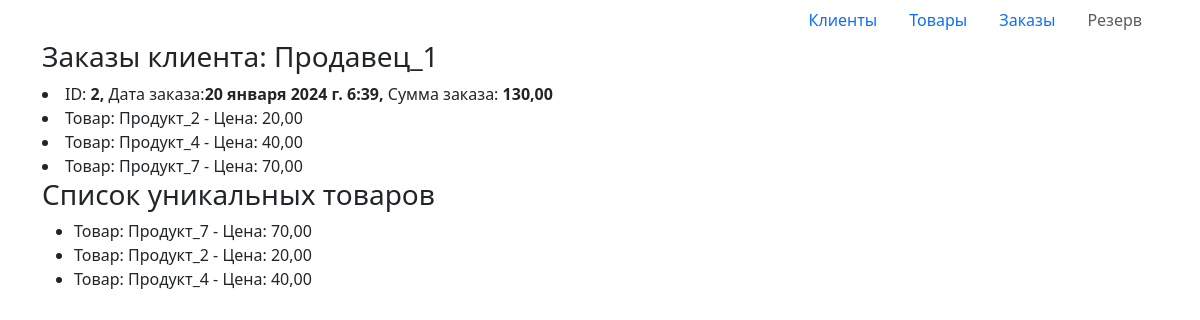
Page /customer_detail/12/ on the earlier database version.
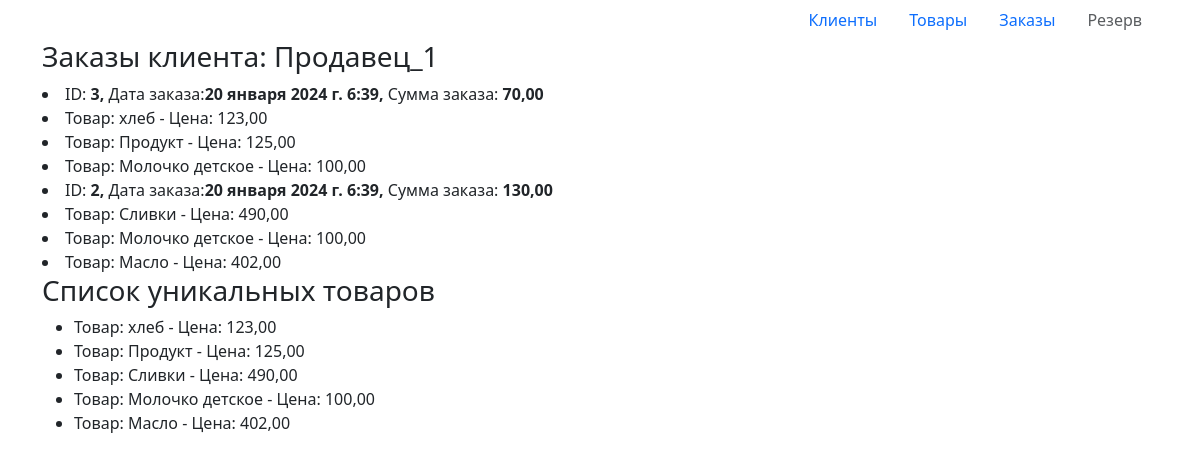
Same page on the later database version.
### gb_hw/models.py (models this page shows, shortened)
class Order(models.Model):
    customer = models.ForeignKey(Customer, on_delete=models.SET_NULL, null=True)
    product = models.ManyToManyField(Product)
    total = models.DecimalField(max_digits=8, decimal_places=2)
    date_ordered = models.DateTimeField(auto_now_add=True)

class Product(models.Model):
    product_name = models.CharField(max_length=200, null=True)
    description = models.CharField(max_length=200, null=True)
    price = models.DecimalField(max_digits=8, decimal_places=2)
    count = models.IntegerField()
    date_added = models.DateTimeField(auto_now_add=True)
    image = models.ImageField(upload_to='products/', default="products/")

### gb_hw/views.py (the view)
# urls.py: path('customer_detail/<int:customer>/', OrdersCustomer.as_view(), name='customer_detail'),
class OrdersCustomer(View):
    def get(self, request, customer, delta=360):
        end_date = datetime.now()
        start_date = end_date - timedelta(days=delta)
        customer = Customer.objects.get(pk=customer)
        orders = Order.objects.filter(customer_id=customer.pk, date_ordered__range=(start_date, end_date)).order_by(
            '-date_ordered')[:2]
        products_total = set()
        for order in orders:
            product = order.product.all()
            for i in product:
                products_total.add(i)
        context = {
            'customer': customer,
            'orders': orders,
            'products': products_total
        }
        return render(request, 'gb_hw/customer_detail.html', context)

### gb_hw/templates/gb_hw/customer_detail.html (shortened to what this page needs)
{% extends 'gb_hw/base.html' %}
{% block content %}
    <div class="container">
        <h3>Заказы клиента:  {{ customer.customer_name }}</h3>
        {% for order in orders %}
        <li> ID:<b> {{ order.pk }}, </b>Дата заказа:<b>{{order.date_ordered }},
        </b>Сумма заказа:<b> {{ order.total }}</b>
        </li>
            {% for product in order.product.all %}
                <li> Товар: {{ product.product_name }} - Цена: {{ product.price }}</li>
            {% endfor %}
        {% endfor %}
        <h3>Список уникальных товаров</h3>
        <ul>
            {% for product in products %}
                <li> Товар: {{ product.product_name }} - Цена: {{ product.price }}</li>
            {% endfor %}
        </ul>
    </div>
{% endblock %}

Differences in the rows shown:
now on this page (row edited): Order: pk "3", date_ordered "20 января 2024 г. 6:39", total "70,00", Product (product_name "Молочко детское", price "100,00")
now on this page (row edited): Product: product_name "хлеб", price "123,00"
now on this page (row edited): Product: product_name "Продукт", price "125,00"
changed Product: product_name "Продукт_4" → "Молочко детское"; price "40,00" → "100,00"
changed Product: product_name "Продукт_2" → "Сливки"; price "20,00" → "490,00"
changed Product: product_name "Продукт_7" → "Масло"; price "70,00" → "402,00"; moves down the list
